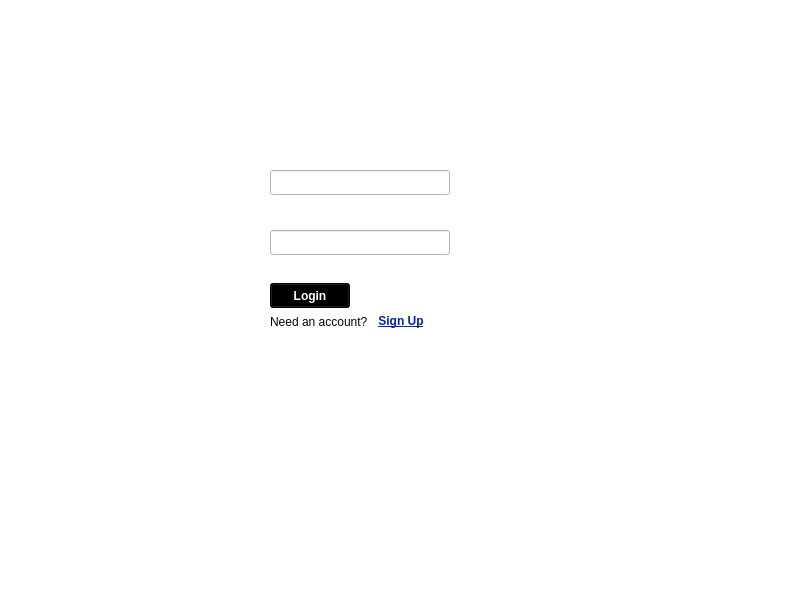
<?xml version="1.0" encoding="UTF-8"?>
<ui version="4.0">
 <class>Login</class>
 <widget class="QMainWindow" name="Login">
  <property name="geometry">
   <rect>
    <x>0</x>
    <y>0</y>
    <width>800</width>
    <height>600</height>
   </rect>
  </property>
  <property name="windowTitle">
   <string>Login</string>
  </property>
  <property name="autoFillBackground">
   <bool>false</bool>
  </property>
  <property name="styleSheet">
   <string notr="true">background-color: rgb(255, 255, 255);</string>
  </property>
  <widget class="QWidget" name="centralwidget">
   <widget class="QPushButton" name="loginButton">
    <property name="geometry">
     <rect>
      <x>270</x>
      <y>283</y>
      <width>80</width>
      <height>25</height>
     </rect>
    </property>
    <property name="styleSheet">
     <string notr="true">font-weight:bold;
color: rgb(255, 255, 255);
background-color: rgb(0,0,0);</string>
    </property>
    <property name="text">
     <string>Login</string>
    </property>
   </widget>
   <widget class="QLabel" name="userLabel">
    <property name="geometry">
     <rect>
      <x>273</x>
      <y>146</y>
      <width>140</width>
      <height>20</height>
     </rect>
    </property>
    <property name="styleSheet">
     <string notr="true">color: rgb(170, 0, 0);
font-weight:bold;</string>
    </property>
    <property name="text">
     <string/>
    </property>
   </widget>
   <widget class="QLabel" name="passLabel">
    <property name="geometry">
     <rect>
      <x>273</x>
      <y>206</y>
      <width>140</width>
      <height>20</height>
     </rect>
    </property>
    <property name="styleSheet">
     <string notr="true">color: rgb(170, 0, 0);
font-weight:bold;</string>
    </property>
    <property name="text">
     <string/>
    </property>
   </widget>
   <widget class="QLabel" name="label">
    <property name="geometry">
     <rect>
      <x>270</x>
      <y>313</y>
      <width>101</width>
      <height>17</height>
     </rect>
    </property>
    <property name="styleSheet">
     <string notr="true">color: rgb(4, 4, 4);</string>
    </property>
    <property name="text">
     <string>Need an account?</string>
    </property>
   </widget>
   <widget class="QPushButton" name="signUpButton">
    <property name="geometry">
     <rect>
      <x>361</x>
      <y>311</y>
      <width>80</width>
      <height>20</height>
     </rect>
    </property>
    <property name="styleSheet">
     <string notr="true">text-decoration: underline;
font-weight:bold;
color: rgb(5, 34, 166);</string>
    </property>
    <property name="text">
     <string>Sign Up</string>
    </property>
    <property name="flat">
     <bool>true</bool>
    </property>
   </widget>
   <widget class="QLineEdit" name="idBox">
    <property name="geometry">
     <rect>
      <x>270</x>
      <y>170</y>
      <width>180</width>
      <height>25</height>
     </rect>
    </property>
    <property name="styleSheet">
     <string notr="true">color: rgb(0, 0, 0);</string>
    </property>
   </widget>
   <widget class="QLineEdit" name="passwordBox">
    <property name="geometry">
     <rect>
      <x>270</x>
      <y>230</y>
      <width>180</width>
      <height>25</height>
     </rect>
    </property>
    <property name="styleSheet">
     <string notr="true">color: rgb(0, 0, 0);</string>
    </property>
    <property name="echoMode">
     <enum>QLineEdit::EchoMode::Password</enum>
    </property>
   </widget>
  </widget>
  <widget class="QMenuBar" name="menubar">
   <property name="geometry">
    <rect>
     <x>0</x>
     <y>0</y>
     <width>800</width>
     <height>22</height>
    </rect>
   </property>
  </widget>
  <widget class="QStatusBar" name="statusbar"/>
 </widget>
 <tabstops>
  <tabstop>loginButton</tabstop>
 </tabstops>
 <resources/>
 <connections/>
</ui>
